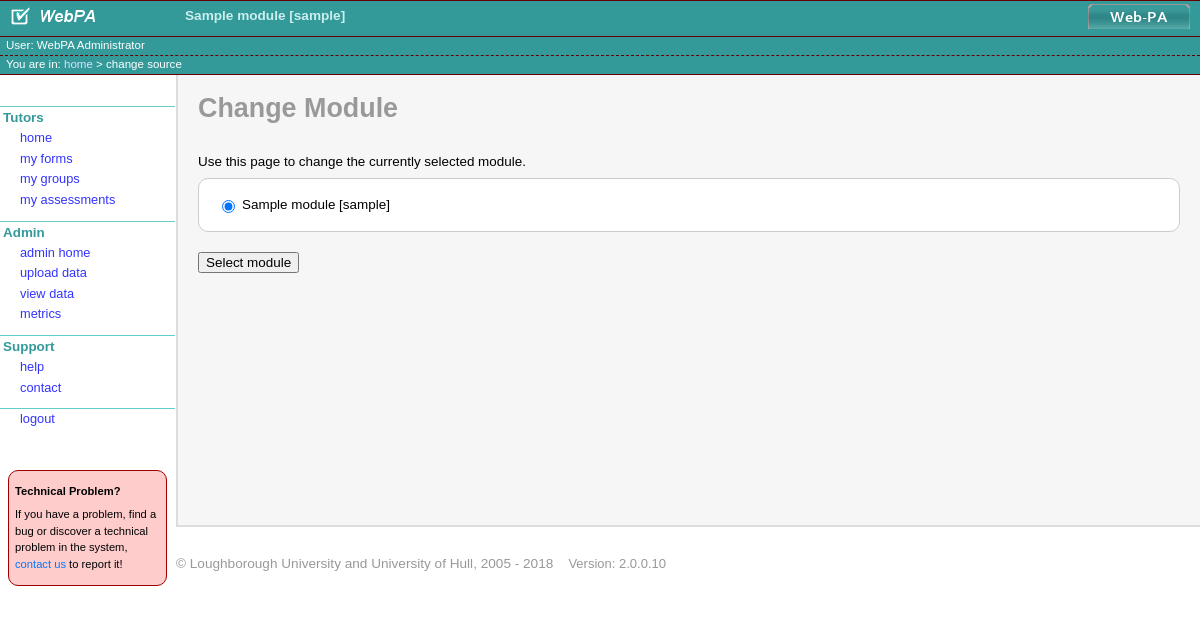
The page /module.php (signed in) on the database its author committed.
### tables this page shows
CREATE TABLE pa2_module (
  module_id int(10) unsigned NOT NULL AUTO_INCREMENT,
  source_id varchar(255) NOT NULL DEFAULT '',
  module_code varchar(255) NOT NULL,
  module_title varchar(255) NOT NULL,
  PRIMARY KEY (module_id)
);

CREATE TABLE pa2_user (
  user_id int(10) unsigned NOT NULL AUTO_INCREMENT,
  source_id varchar(255) NOT NULL DEFAULT '',
  username varchar(255) NOT NULL,
  `password` varchar(45) NOT NULL,
  id_number varchar(255) DEFAULT NULL,
  department_id varchar(255) DEFAULT NULL,
  forename varchar(255) NOT NULL,
  lastname varchar(255) NOT NULL,
  email varchar(255) DEFAULT NULL,
  admin tinyint(1) NOT NULL DEFAULT '0',
  disabled tinyint(1) NOT NULL DEFAULT '0',
  date_last_login datetime DEFAULT NULL,
  last_module_id int(10) DEFAULT NULL,
  PRIMARY KEY (user_id)
);

### module.php (the view, shortened to what the rows shown need)
<?php
require_once("includes/inc_global.php");
$UI->page_title = 'Change Module';
$UI->menu_selected = 'change module';
$UI->breadcrumbs = array ('home' => './', 'change source' => null);
$UI->help_link = '?q=node/237';
$UI->head();
$UI->body();
$UI->content_start();
?>
<form action="" method="post" name="select_module">
<div class="content_box">
<table class="option_list" style="width: 100%;">
<?php
  if ($_user->is_admin()) {
    $modules = $CIS->get_user_modules(NULL, NULL, 'name');
  } else {
    $modules = $CIS->get_user_modules($_user->id, NULL, 'name');
  }
    echo "<table>";
    if (count($modules) > 0) {
      foreach ($modules as $id => $module) {
        $checked_str = (isset($_module_id) && ($id == $_module_id)) ? ' checked="checked"' : '' ;
        echo('<tr>');
        echo("  <td><input type=\"radio\" name=\"module_id\" id=\"module_{$id}\" value=\"{$id}\"{$checked_str} /></td>");
        echo("  <td><label style=\"font-weight: normal;\" for=\"module_{$id}\">{$module['module_title']} [{$module['module_code']}]</label></td>");
        echo('</tr>');
      }
    } else {
      echo('<tr>');
      echo('  <td colspan="2">No modules</td>');
      echo('</tr>');
    }
?>
</table>
</div>
</form>
<?php
$UI->content_end();
?>

### includes/classes/class_ui.php (shortened to what the rows shown need)
<?php
class UI {
  public $page_title = '';
  public $breadcrumbs = null;
  private $_user = null;
  function UI( $_user = null) {
    global $CIS, $INSTALLED_MODS, $_source_id;
    $this->_user =& $_user;
    if ( $this->_user ) {
      if ($_user->is_admin()) {
        $modules = $CIS->get_user_modules(NULL, NULL, 'name');
      } else {
        $modules = $CIS->get_user_modules($_user->id, NULL, 'name');
      }
    }
  }
  function head () {
?>
<!DOCTYPE html PUBLIC "-//W3C//DTD XHTML 1.0 Transitional//EN"
 "http://www.w3.org/TR/xhtml1/DTD/xhtml1-transitional.dtd">
<html lang="en" xml:lang="en" xmlns="http://www.w3.org/1999/xhtml">
<head>
  <link href="<?php echo(APP__WWW) ?>/css/webpa.css" media="screen" rel="stylesheet" type="text/css" />
  <link href="<?php echo(APP__WWW) ?>/css/webpa_print.css" media="print" rel="stylesheet" type="text/css" />
<?php
  }
  function body($extra_attributes = '') {
    echo("\n</head>\n<body $extra_attributes>\n\n");
  }
  function header() {
    global $_module, $BRANDING;
    ?>
  <div id="header">
<?php
    if (!isset($_SESSION['_no_header'])) {
?>
    <div id="app_bar">
      <table cellpadding="0" cellspacing="0" width="100%">
      <tr>
        <td width="175"><div id="title_logo"><a href=""><img src="<?php echo APP__WWW; ?>/images/tool/appbar_webpa_logo.png" alt="<?php echo APP__NAME; ?>" /></a></div></td>
<?php
      if (isset($_module)) {
        echo "<td>{$_module['module_title']} [{$_module['module_code']}]</td>";
      } else {
        echo('<td>&nbsp;</td>');
      }
      echo '<td align="right">';
      if (isset($BRANDING['logo']) && !empty($BRANDING['logo'])) {
        echo '<div id="inst_logo"><img src="' . $BRANDING['logo'] . '"';
        echo ' /></div>';
      } else {
        echo '&nbsp;';
      }
      echo '</td>';
?>
      </tr>
      </table>
    </div>
    <div id="module_bar">
<?php
      if ($this->_user) {
        echo("<td>User: {$this->_user->forename} {$this->_user->lastname}</td>");
      } else {
        echo('<td>&nbsp;</td>');
      }
?>
    </div>
<?php
    }
?>
    <div id="breadcrumb_bar">
      You are in:
<?php
    if (is_array($this->breadcrumbs)) {
      $num_crumbs = count($this->breadcrumbs);
      foreach( $this->breadcrumbs as $k => $v ) {
        --$num_crumbs;
        if (!is_null($v)) {
          echo("<a class=\"breadcrumb\" href=\"$v\">$k</a>");
          if ($num_crumbs>0) { echo(' &gt; '); }
        } else { echo($k); }
      }
    }
?>
    </div>
  </div>
<?php
  }
      ?>
<?php
  function content_start() {
    echo('<div id="main">');
    echo('<div id="content">');
    if ($this->page_title) { echo("<h1>{$this->page_title}</h1>\n\n"); }
  }
  function content_end($render_menu = true, $render_header = true, $render_footer = true) {
?>
  </div>
</div>
<?php
    if ($render_header) {
      $this->header();
    }
?>
</body>
</html>
<?php
  }
}
?>

### rows shown on the page
pa2_module: module_title "Sample module", module_code "sample"
pa2_user: forename "WebPA", lastname "Administrator"

### other values the page prints
$this->page_title "Change Module"
$page_intro "Use this page to change the currently selected module."
$menu_section "Tutors"
$menu_name "home"
$menu_name "my forms"
$menu_name "my groups"
$menu_name "my assessments"
$menu_section "Admin"
$menu_name "admin home"
$menu_name "upload data"
$menu_name "view data"
$menu_name "metrics"
$menu_section "Support"
$menu_name "help"
$menu_name "contact"
